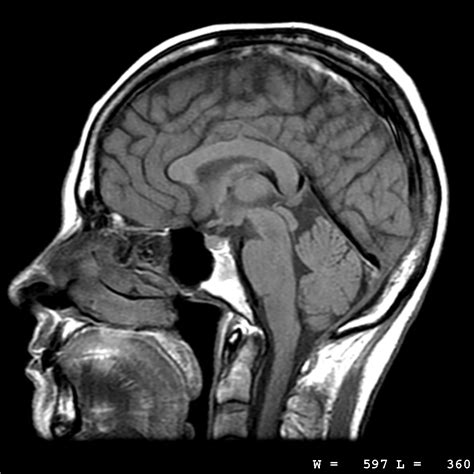
#> input picture Images/brain-scan.jpeg, 474 x 474 px
$ jupyter execute inciso8.ipynb
#> lines starting #> are read from the running program, lines starting #| are printed output that depends on the picture; after the words box and inside, x2 and y2 are one past the last pixel; in counts of white or black regions, pixels touching at a corner belong together
# 8.

### Leer la subseccion Prunning y explique con sus palabras como se eliminan las ramificaciones no deseadas de un objeto binario mediante operaciones morfologicas.

### Aplicar estas ideas para remover las ramificaciones no deseadas del esqueleto en el ejercicio anterior

La operación de prunning elimina pequeñas ramas del esqueleto que pueden aparecer debido a ruidos o detalles no relevantes. Se logra mediante una combinación de apertura morfológica con esqueletización y filtrado de segmentos cortos del esqueleto

[cell 1]
import numpy as np
import matplotlib.pyplot as plt
from skimage import io, color, morphology
from skimage.filters import threshold_otsu
from scipy.ndimage import distance_transform_edt
from skimage.morphology import thin, remove_small_objects

# imagen binaria
image = io.imread("Images/brain-scan.jpeg", as_gray=True)
#> image: shape (474, 474) float64; min 0, max 1, mean 0.247

# Umbralización para convertir en imagen binaria
thresh = threshold_otsu(image)
#> thresh = 0.275
binary = image > thresh
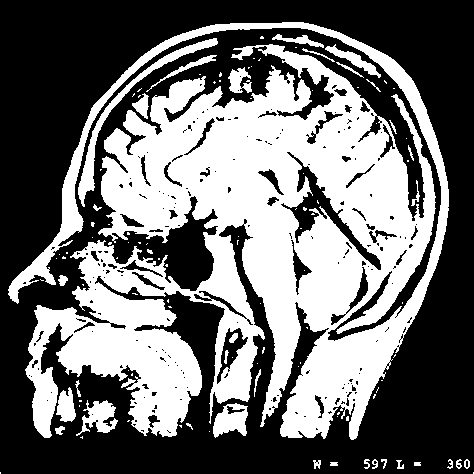
#> binary: shape (474, 474) bool; 43.4% white; 111 white regions (77 under 20 px), largest, box (x1, y1, x2, y2) and area: (8, 22, 449, 440) 90813, (78, 38, 218, 207) 1676, (213, 403, 248, 438) 786

skeleton = morphology.skeletonize(binary)
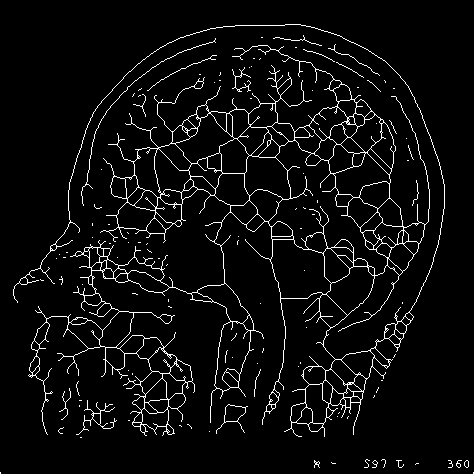
#> skeleton: shape (474, 474) bool; 4.9% white in thin lines or dots

# Aplicar un adelgazamiento del esqueleto
pruned_skeleton = remove_small_objects(skeleton, min_size=2)  # Elimina ramas pequeñas
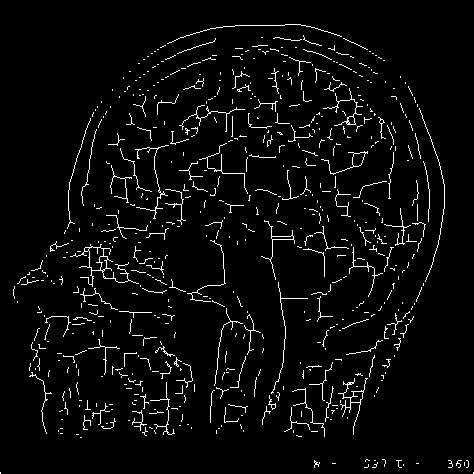
#> pruned_skeleton: shape (474, 474) bool; 3.9% white in thin lines or dots

# Mostrar comparación
fig, axes = plt.subplots(1, 2, figsize=(10, 5))
axes[0].imshow(skeleton, cmap="gray")
axes[0].set_title("Esqueleto Original")
axes[1].imshow(pruned_skeleton, cmap="gray")
axes[1].set_title("Esqueleto con Prunning")

for ax in axes:
    ax.axis("off")

plt.show()
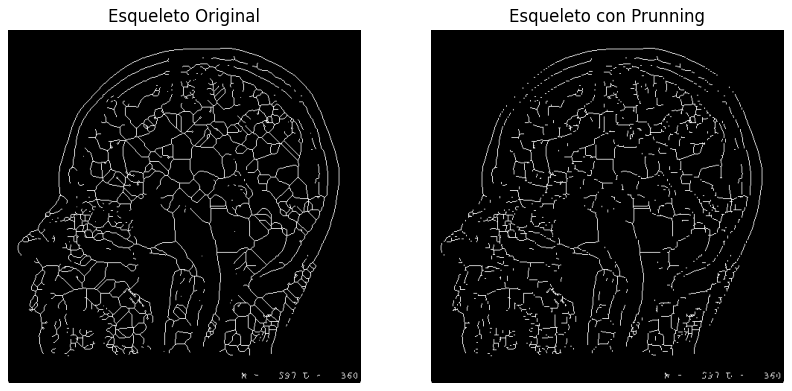
#> figure drawn by matplotlib, 2 panels

$ run again, with Images/chestxray.jpeg copied over Images/brain-scan.jpeg
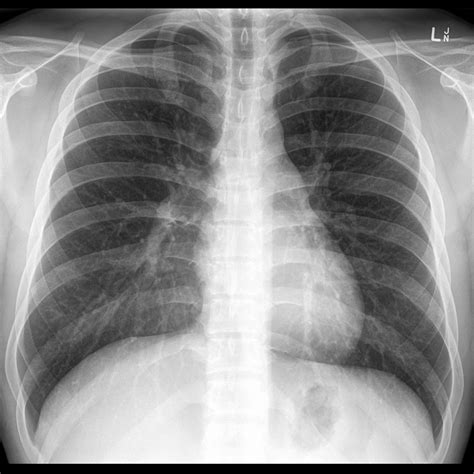
#> input picture Images/chestxray.jpeg, 474 x 474 px
#> image is the input picture: shape (474, 474) float64; min 0, max 1, mean 0.557
#> thresh = 0.545
#> `binary = image > thresh`:
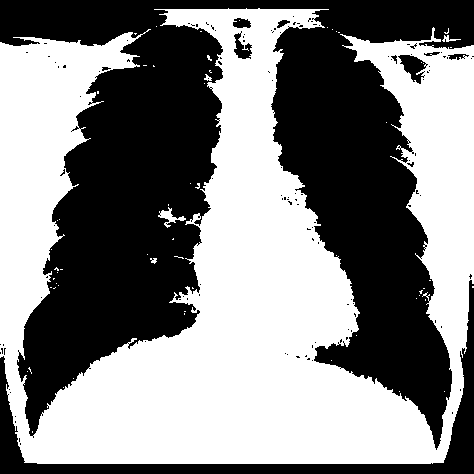
#> binary: shape (474, 474) bool; 52.1% white; 125 black regions (115 under 20 px), largest, box (x1, y1, x2, y2) and area: (0, 0, 474, 450) 97689, (0, 280, 474, 474) 8436, (398, 55, 428, 84) 433
#> skeleton: shape (474, 474) bool; 3.5% white in thin lines or dots
#> pruned_skeleton: shape (474, 474) bool; 2.3% white in thin lines or dots
#> `plt.show()`:
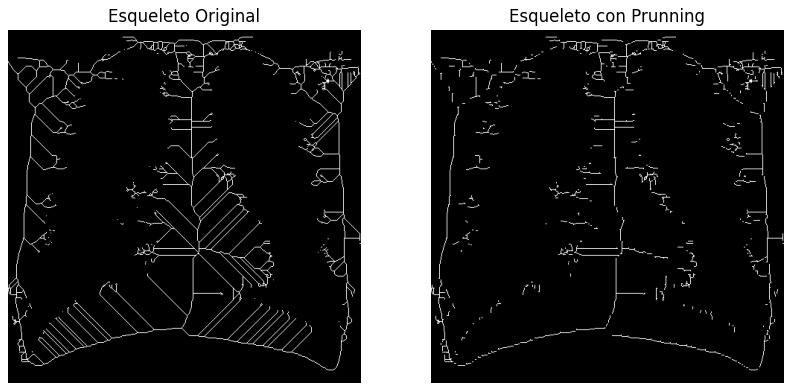
#> figure drawn by matplotlib, 2 panels

$ run again, with Images/microscope.png saved as Images/brain-scan.jpeg
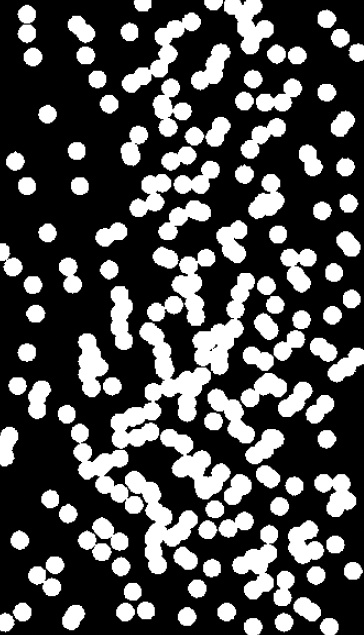
#> input picture Images/microscope.png, 364 x 635 px
#> image is the input picture: shape (635, 364) float64; min 0, max 1, mean 0.301
#> thresh = 0.49
#> `binary = image > thresh`:
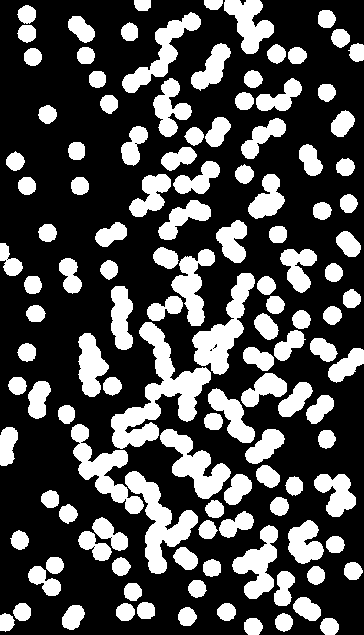
#> binary: shape (635, 364) bool; 30% white; 125 white regions, largest, box (x1, y1, x2, y2) and area: (111, 322, 211, 449) 4180, (125, 471, 198, 574) 2618, (192, 273, 255, 375) 2400
#> skeleton: shape (635, 364) bool; 1.2% white in thin lines or dots
#> pruned_skeleton: shape (635, 364) bool; 0.98% white in thin lines or dots
#> `plt.show()`:
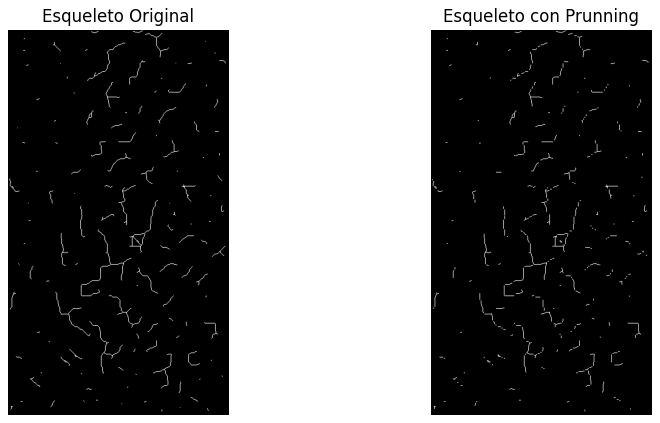
#> figure drawn by matplotlib, 2 panels
